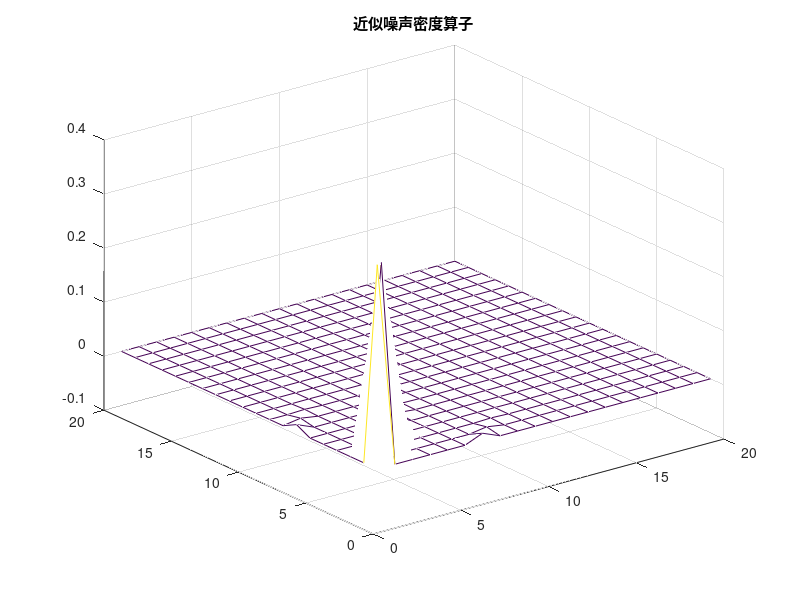
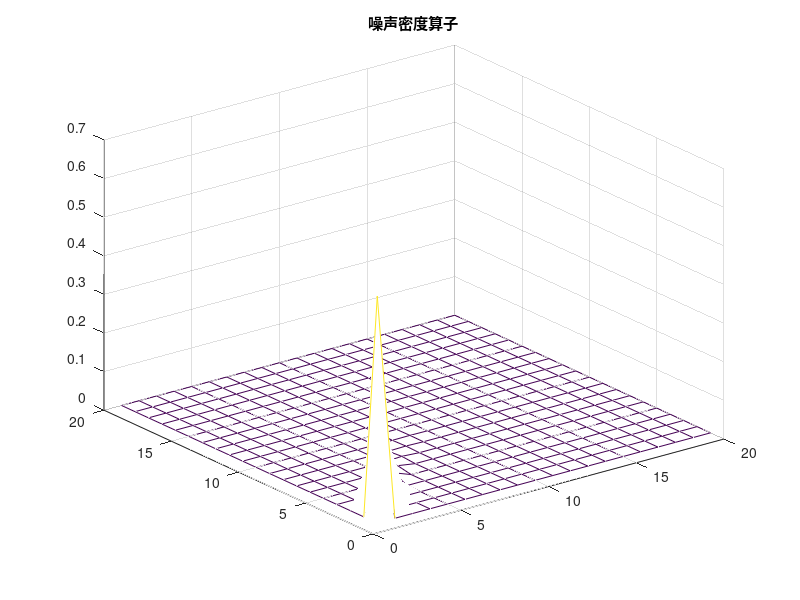

These charts were generated, in order, by the following MATLAB code: (Note: this script raises an error after producing the figures.)
clc;close all;
clear;
Wei=20;
N=0.7; % 噪声光子数
I = eye(Wei);
P = N/7;
%%
rou_alpha0 = P*(I(:,1)*I(:,1)');
%%
alpha1 = 1;
ket_alpha_1 = zeros(Wei,1);
for n = 1:1:Wei
    ket_alpha_1(n) = exp(-1/2)*alpha1^(n-1)/sqrt(factorial(n-1));
end
rou_alpha1 = ket_alpha_1*ket_alpha_1';
%%
alpha2 = 1/2+1i*sqrt(3)/2;
ket_alpha_2 = zeros(Wei,1);
for n = 1:1:Wei
    ket_alpha_2(n) = exp(-1/2)*alpha2^(n-1)/sqrt(factorial(n-1));
end
rou_alpha2 = ket_alpha_2*ket_alpha_2';
%%
alpha3 = -1/2+1i*sqrt(3)/2;
ket_alpha_3 = zeros(Wei,1);
for n = 1:1:Wei
    ket_alpha_3(n) = exp(-1/2)*alpha3^(n-1)/sqrt(factorial(n-1));
end
rou_alpha3 = ket_alpha_3*ket_alpha_3';
%%
alpha4 = -1;
ket_alpha_4 = zeros(Wei,1);
for n = 1:1:Wei
    ket_alpha_4(n) = exp(-1/2)*alpha4^(n-1)/sqrt(factorial(n-1));
end
rou_alpha4 = ket_alpha_4*ket_alpha_4';
%%
alpha5 = -1/2-1i*sqrt(3)/2;
ket_alpha_5 = zeros(Wei,1);
for n = 1:1:Wei
    ket_alpha_5(n) = exp(-1/2)*alpha5^(n-1)/sqrt(factorial(n-1));
end
rou_alpha5 = ket_alpha_5*ket_alpha_5';
%%
alpha6 = 1/2-1i*sqrt(3)/2;
ket_alpha_6 = zeros(Wei,1);
for n = 1:1:Wei
    ket_alpha_6(n) = exp(-1/2)*alpha6^(n-1)/sqrt(factorial(n-1));
end
rou_alpha6 = ket_alpha_6*ket_alpha_6';
%%近似噪声密度算子
rou_noi = P*(rou_alpha0+rou_alpha1+rou_alpha2+rou_alpha3+rou_alpha4+rou_alpha5+rou_alpha6);
rou_noi = rou_noi/trace(rou_noi);   % 迹归一化
%%
X = 1 : 1 : Wei;
Y = 1 : 1 : Wei;
figure(1)
mesh(X, Y, rou_noi)
title('近似噪声密度算子')
%%
rou_noi_real = zeros(Wei);
for i=1:1:Wei
    rou_noi_real(i,i) = N^i/(1+N)^(i+1);
end
rou_noi_real = rou_noi_real/trace(rou_noi_real);
figure(2)
mesh(X, Y, rou_noi_real)
title('噪声密度算子')
%%
r = 0.5;
alpha = 8;
theta = pi;
mu = cosh (r);
v = sinh(r)*exp(1*i*theta);
B = mu*alpha-v*alpha';
ket_squeezed = zeros(Wei,1);
for i = 1:1:Wei
    ket_squeezed(i) = (sqrt(factorial(i))/mu) * (B/mu)^i * hermiteH(i,mu*v/(B^2)) * exp(  -0.5*(abs(B))^2 - B^2*(v'/2*mu));
end
rou_squeezed_pure = ket_squeezed*ket_squeezed';
rou_squeezed_pure = rou_squeezed_pure/trace(rou_squeezed_pure);  % 纯挤压态的密度算子  ； 
figure(3)
mesh(X, Y,rou_squeezed_pure)
title('纯挤压态的密度算子')
%%
